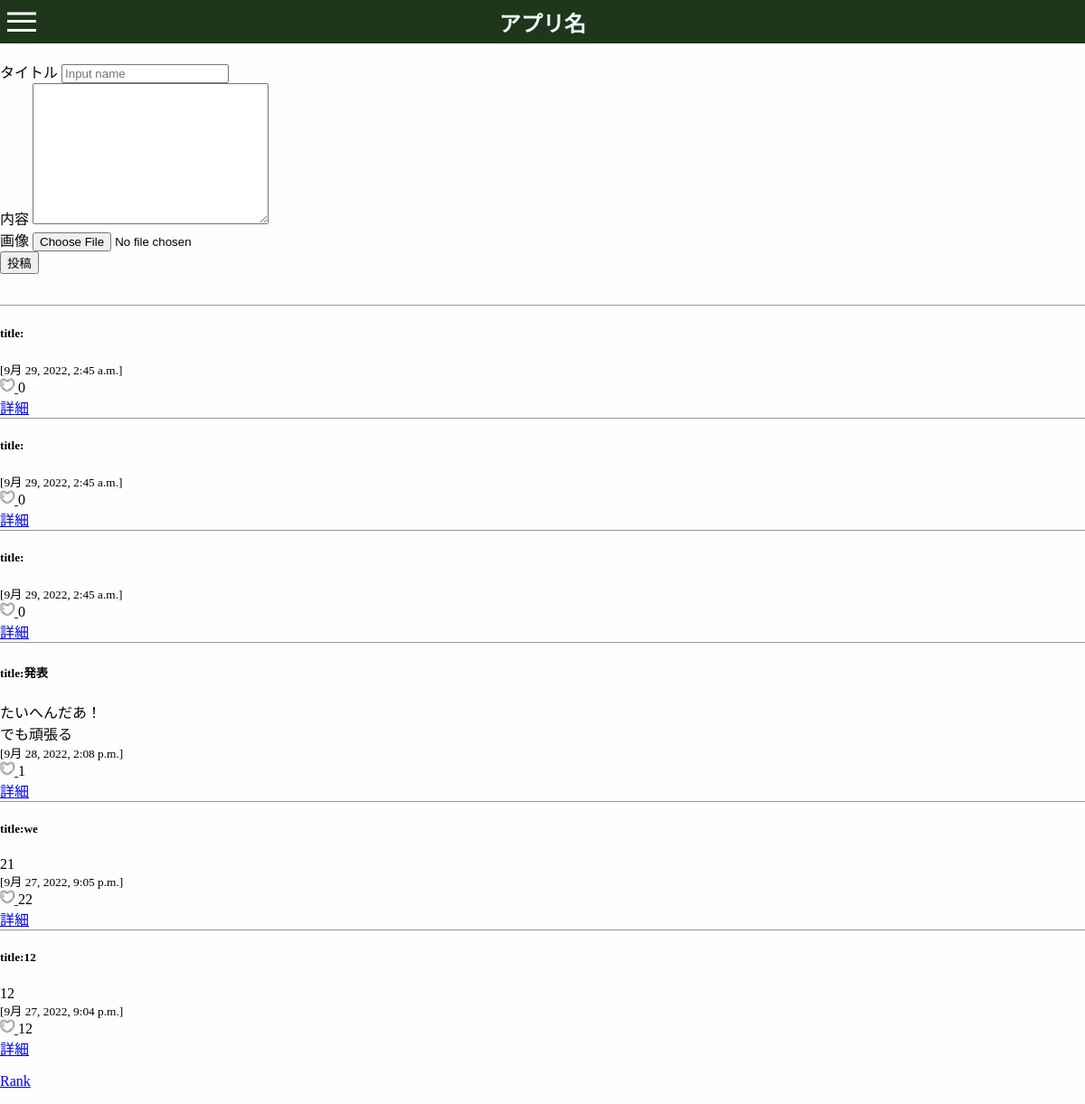
The page /top/ on the database as committed earlier.
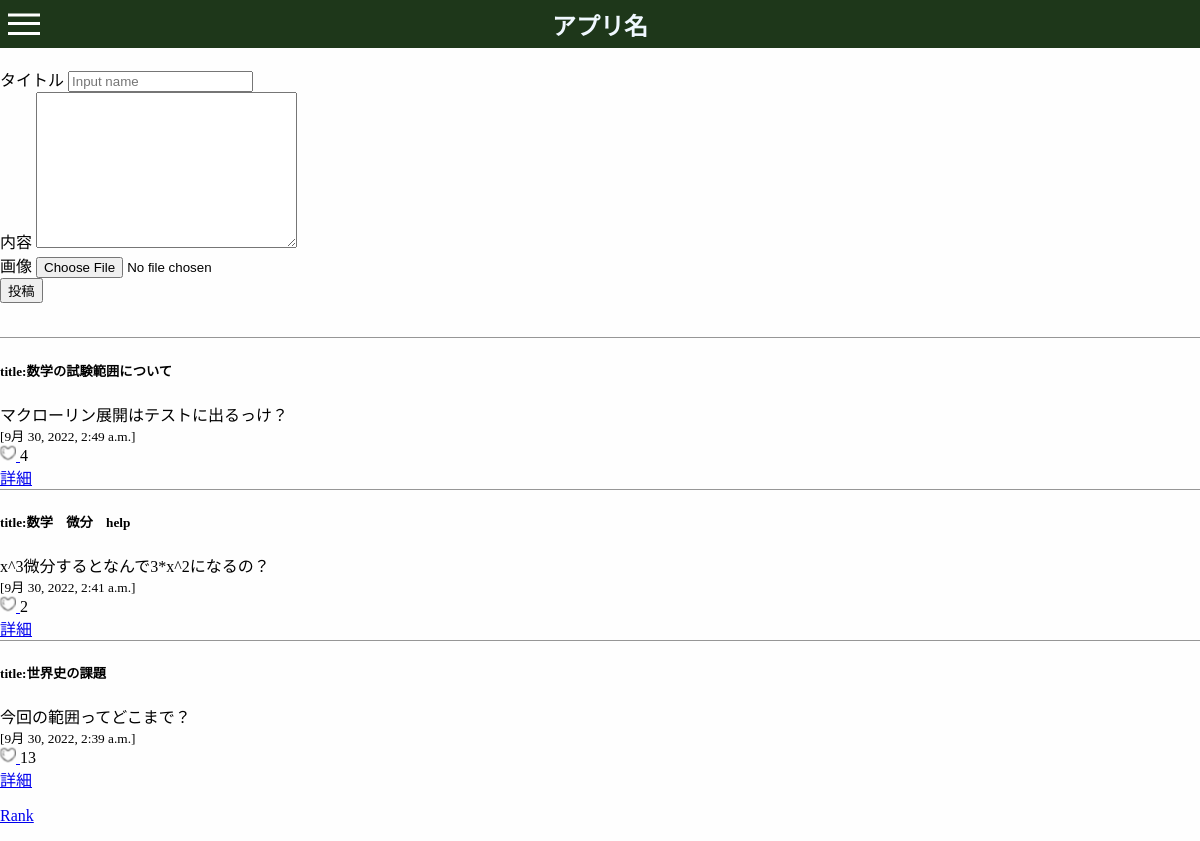
The same page on the database as committed later.
### app01/models.py (models this page shows, shortened)
class Article(models.Model):
    title = models.CharField(max_length=500)
    body = models.TextField()
    posted_at = models.DateTimeField(default=timezone.now)
    published_at = models.DateTimeField(blank=True, null=True)
    like = models.IntegerField(default=0)
    image = models.ImageField(upload_to='media/images',null=True, blank=True)

### app01/views.py (the view)
# urls.py: path('', views.index, name='index'),
def index(request):
	if request.method == 'POST':
		form = Image(request.POST)
		article = Article(title=request.POST["title"],body=request.POST["text"])
		if form.is_valid():
			article.image=request.FILES['image']
		else:
			article.image=False
		article.save()
		context = {
				"articles": Article.objects.order_by("-posted_at"),
			}
		return render(request, 'app01/top.html', context)
	else:
		context = {
            "articles": Article.objects.order_by("-posted_at")
	    }
		return render(request, 'app01/top.html', context)

### app01/templates/app01/top.html (shortened to what this page needs)
{% load static %}
<html>
  <head>
    <link rel="stylesheet" href="{% static 'css/top.css' %}">
    <link rel="stylesheet" href="{% static 'css/header.css' %}">
  </head>
  <header>
    <div class="inner">
      <div class="inner_color">
        <a href="{% url 'home' %}"><h2>アプリ名</h2></a>
      </div>
      <div class="h-menu">
        <label class="h-menu_icon" for="h-menu_checkbox"><span class="hamburger-icon"></span></label>
      </div>
    </div>
  </header>
  <body>
    <header>
      <div class="header-body">
        <h1>掲示板</h1>
      </div>
      <form action="{% url 'index' %}" method="post" enctype="multipart/form-data">
        <div>
          <div>
            <label for="titleInput">タイトル</label>
            <input id="titleInput" name="title" type="text" placeholder="Input name">
          </div>
          <div>
            <label for="textInput">内容</label>
            <textarea id="textInput" name="text" cols="30" rows="10" ></textarea>
          </div>
          <div>
            <label for="image">画像</label>
            <input type="file" name="image" accept="image/jpeg, image/png">
          </div>
        </div>
        <div>
          <button type="submit" id="button">投稿</button>
        </div>
      </form>
      <br>
      {% if articles %}
        {% for article in articles %}
          <div class="article">
            <h5>title:{{ article.title }}</h5>
            {{ article.body | linebreaksbr }}
            <small>[{{ article.posted_at }}]</small>
            <div>
              <a href="{% url 'like' article.id %}">
                <img src="..\media\images\heart.png" width="16" height="16">
              </a>
                {{ article.like }}
            </div>
            <a href="{% url 'detail' article.id %}">詳細</a>
            <br>
          </div>
        {% endfor %}
      {% else %}
        <p> 投稿はありません</p>
      {% endif %}
      <p><a href="{% url 'rank' %}" id="rank">Rank</a></p>
  </body>
</html>

### app01/static/css/top.css (style rules this page uses)
.article { border-top: 1px solid; border-color: rgba(124, 124, 124, 0.8); }

### authtest/static/css/header.css (style rules this page uses)
body { margin: 0; background-color: #fefefe; top: 48px; }
.inner { position: relative; top: 0; }
.inner_color { background-color: #1E371A; width: 100%; height: 48px; z-index: 99; position: absolute; }
.inner_color h2 { position: absolute; color: aliceblue; left: 50%; top: 50%; transform: translate(-50%, -50%); margin: 0px; }
a { height: auto; }
a img { display: inline-block; bottom: 0px; padding: 0px; }
.h-menu { z-index: 100; position: absolute; }
.h-menu_icon { display: inline-block; width: 30px; height: 30px; vertical-align: middle; position: absolute; left: 8px; }
.hamburger-icon, .hamburger-icon::before, .hamburger-icon::after { content: ''; display: block; position: absolute; z-index: 100; top:0; bottom:0; width: 32px; height: 3px; background: white; cursor: pointer; top: 50%; transform: translate(0, -50%); }
.hamburger-icon:before { top: 10px; }
.hamburger-icon:after { top: 20px; }
.h-menu_icon .hamburger-icon, .h-menu_icon .hamburger-icon::before, .h-menu_icon .hamburger-icon::after, #h-menu_black, #h-menu_content { -webkit-transition: all .3s ; transition: all .3s ; }

Rows that differ between the two databases and show on the page:
removed Article: posted_at "9月 29, 2022, 2:45 a.m.", like "0"
removed Article: posted_at "9月 29, 2022, 2:45 a.m.", like "0"
removed Article: posted_at "9月 29, 2022, 2:45 a.m.", like "0"
removed Article: title "発表", body "たいへんだあ！ でも頑張る", posted_at "9月 28, 2022, 2:08 p.m.", like "1"
removed Article: title "we", body "21", posted_at "9月 27, 2022, 9:05 p.m.", like "22"
removed Article: title "12", body "12", posted_at "9月 27, 2022, 9:04 p.m.", like "12"
added Article: title "数学の試験範囲について", body "マクローリン展開はテストに出るっけ？", posted_at "9月 30, 2022, 2:49 a.m.", like "4"
added Article: title "数学 微分 help", body "x^3微分するとなんで3*x^2になるの？", posted_at "9月 30, 2022, 2:41 a.m.", like "2"
added Article: title "世界史の課題", body "今回の範囲ってどこまで？", posted_at "9月 30, 2022, 2:39 a.m.", like "13"
